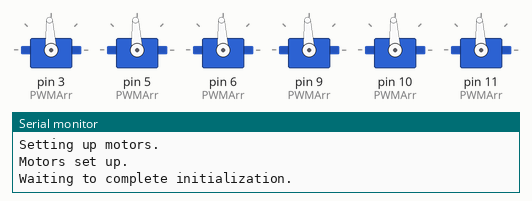
Recording of a sketch running on a simulated Arduino Uno, built with avr-gcc and run on an emulated ATmega328P. Parts: 6 × servo, the last lines printed to the serial monitor.

Above: at 0.1 s.
At 7.3 s:
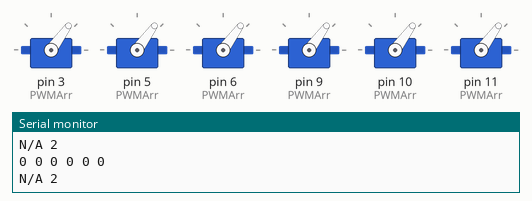
Timing chart, 0 to 8.8 s (numbered marks = the images above):
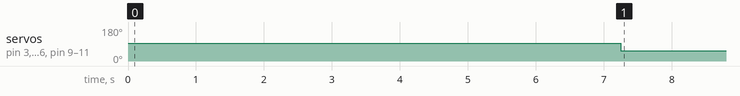

Measured:
- by itself, servo on pin 3 (PWMArr), servo on pin 5 (PWMArr), servo on pin 6 (PWMArr), servo on pin 9 (PWMArr), servo on pin 10 (PWMArr), servo on pin 11 (PWMArr): 93° → 54° at 7.3 s

The sketch:

Arduino_Bottom_PiControl_2024.ino
```cpp
/**
 * @file Arduino_Bottom_PiControl_2024.ino
 * @brief Control code for 6 motors.
 *
 * This code controls 6 motors:
 *   - Vertical: Front, Rear
 *   - Horizontal: Front Right, Front Left, Rear Right, Rear Left
 *
 * The serial input string format is as follows: "FV RV FR FL RR RL"
 *
 * The code initializes the pins for each motor, reads serial input, extracts values from the input string,
 * converts the values to integers, ensures that the values are within the specified bounds, and sets the speed
 * of each motor accordingly. It also includes a delay to control the rate at which new input is checked.
 *
 * The code also provides functions for clamping a value between a minimum and maximum range, and stopping all
 * motor movements by setting the PWM values to a halt value.
 */
#include <Servo.h>

//   Vertical: Front, Rear
// Motor Front Vertical
int PWMFV = 3;
Servo servoFV;
// Motor Rear Vertical
int PWMRV = 5;
Servo servoRV;
//   Horizontal: Front Right, Front Left, Rear Right, Rear Left
// Motor Front Right
int PWMFR = 6;
Servo servoFR;
// Motor Front Left
int PWMFL = 9;
Servo servoFL;
// Motor Rear Right
int PWMRR = 10;
Servo servoRR;
// Motor Rear Left
int PWMRL = 11;
Servo servoRL;

// Array of servos
Servo servoArr[] = {servoFV, servoRV, servoFR, servoFL, servoRR, servoRL};

// Array of PWM pins
int PWMArr[] = {PWMFV, PWMRV, PWMFR, PWMFL, PWMRR, PWMRL};

// Intermediaries for translation of incoming string.
String stringStream = "";
String value[] = {"0", "0", "0", "0", "0", "0"};
int intStream[] = {0, 0, 0, 0, 0, 0};
int speed[] = {0, 0, 0, 0, 0, 0};

// Halt value for all motors.
int HaltPWM = 1500;


/**
 * @brief This function is called once at the start of the program.
 * It is used to initialize variables, set pin modes, and perform any other setup tasks.
 */
void setup()
{

  // Initialize serial communication.
  Serial.begin(19200);
  Serial.setTimeout(20);

  Serial.println("Setting up motors.");

  for (int i = 0; i < 6; i++)
  {
    servoArr[i].attach(PWMArr[i]);
    servoArr[i].writeMicroseconds(HaltPWM);
  }

  Serial.println("Motors set up.");
  Serial.println("Waiting to complete initialization.");

  delay(7000);

  Serial.println("Initialization complete.");

}


/**
 * Extracts values from a string and stores them in an array.
 * The string should contain two values separated by a space.
 *
 * @param data The input string from which values are extracted.
 */
void getValue(String data)
{
  int count = 0;
  int priorEnd = 0;

  for (int i = 0; i < data.length() - 1 && count < 5; i++)
  {
      if (data.charAt(i) == ' ')
      {
          value[count] = data.substring(priorEnd, i);
          count++;
          priorEnd = i+1;
      }
  }
  value[count] = data.substring(priorEnd, data.length());
}


/**
 * Function to verify the serial input.
 *
 * This function waits for serial input and verifies its length.
 * If the length is less than or equal to 3, it prints "N/A 2" to the serial monitor.
 */
void verify()
{

  // Wait for serial input.
  while (!Serial)
  {
    Serial.println("N/A 1");
    delay(100);
  }

  // Read and varify its length.
  stringStream = Serial.readString();
  if (!(stringStream.length() > 3))
  {
    Serial.println("N/A 2");
  }
}


/**
 * @brief The main loop of the program.
 *
 * This function is responsible for continuously executing the main logic of the program.
 * It waits for valid serial input, extracts values from the input string, converts the values to integers,
 * ensures that the values are within the specified bounds, and sets the speed of each motor accordingly.
 * It also includes a delay to control the rate at which new input is checked.
 */
void loop()
{
  // Wait for valid serial input.
  verify();

  // Extract values from the string. (basically an inefficient .split() function)
  getValue(stringStream);

  // Convert the values to integers.
  for (int i = 0; i < 6; i++)
  {

    speed[i] = abs(value[i].toInt()); // [0] = FV, [1] = RV, [2] = FR, [3] = FL, [4] = RR, [5] = RL

    Serial.print(speed[i]);
    Serial.print(" ");

  }
  Serial.println("\n");

  // Make sure stuff is within bounds.
  for (int i = 0; i < 6; i++)
  {
    speed[i] = bound(speed[i], 1100, 1900);
  }

  // Set the speed of each motor.
  for (int i = 0; i < 6; i++)
  {
    servoArr[i].writeMicroseconds(speed[i]);
  }

  // It only checks for new input every 50ms, so wait some of that time.
  delay(20);

}


/**
 * Clamps a value between a minimum and maximum range.
 *
 * @param val The value to be clamped.
 * @param min The minimum value of the range.
 * @param max The maximum value of the range.
 * @return The clamped value.
 */
int bound(int val, int min, int max)
{
  return max(min(val, max), min);
}


/**
 * Stops all motor movements by setting the PWM values to a halt value.
 */
void stop()
{
  // Set the speed of each motor.
  for (int i = 0; i < 6; i++)
  {
    servoArr[i].writeMicroseconds(HaltPWM);
  }
}
```
